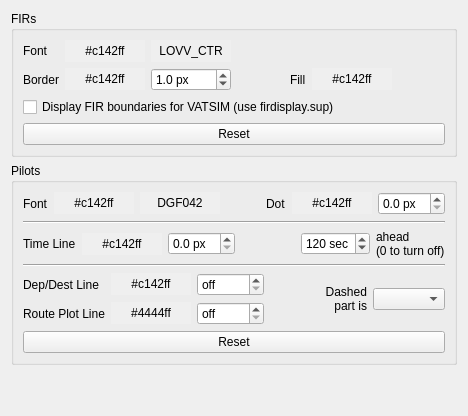
     <widget class="QWidget" name="display3Tab">
      <attribute name="title">
       <string>Display (Activity 2)</string>
      </attribute>
      <layout class="QVBoxLayout" name="verticalLayout_7">
       <item>
        <widget class="QGroupBox" name="groupBoxFirs">
         <property name="title">
          <string>FIRs</string>
         </property>
         <layout class="QVBoxLayout" name="verticalLayout_3">
          <item>
           <layout class="QGridLayout" name="gridLayout_5">
            <item row="1" column="0">
             <widget class="QLabel" name="label_14">
              <property name="text">
               <string>Border</string>
              </property>
              <property name="buddy">
               <cstring>pbFirBorderLineColor</cstring>
              </property>
             </widget>
            </item>
            <item row="1" column="1">
             <widget class="QPushButton" name="pbFirBorderLineColor">
              <property name="autoFillBackground">
               <bool>true</bool>
              </property>
              <property name="text">
               <string>#c142ff</string>
              </property>
              <property name="flat">
               <bool>true</bool>
              </property>
             </widget>
            </item>
            <item row="1" column="2">
             <widget class="QDoubleSpinBox" name="sbFirBorderLineStrength">
              <property name="suffix">
               <string> px</string>
              </property>
              <property name="decimals">
               <number>1</number>
              </property>
              <property name="minimum">
               <double>0.000000000000000</double>
              </property>
              <property name="maximum">
               <double>10.000000000000000</double>
              </property>
              <property name="singleStep">
               <double>0.100000000000000</double>
              </property>
              <property name="value">
               <double>1.000000000000000</double>
              </property>
             </widget>
            </item>
            <item row="1" column="3">
             <spacer name="horizontalSpacer">
              <property name="orientation">
               <enum>Qt::Horizontal</enum>
              </property>
              <property name="sizeHint" stdset="0">
               <size>
                <width>40</width>
                <height>20</height>
               </size>
              </property>
             </spacer>
            </item>
            <item row="1" column="4">
             <widget class="QLabel" name="label_16">
              <property name="text">
               <string>Fill</string>
              </property>
              <property name="buddy">
               <cstring>pbFirFillColor</cstring>
              </property>
             </widget>
            </item>
            <item row="1" column="5">
             <widget class="QPushButton" name="pbFirFillColor">
              <property name="autoFillBackground">
               <bool>true</bool>
              </property>
              <property name="text">
               <string>#c142ff</string>
              </property>
              <property name="flat">
               <bool>true</bool>
              </property>
             </widget>
            </item>
            <item row="1" column="6">
             <spacer name="horizontalSpacer_6">
              <property name="orientation">
               <enum>Qt::Horizontal</enum>
              </property>
              <property name="sizeHint" stdset="0">
               <size>
                <width>40</width>
                <height>20</height>
               </size>
              </property>
             </spacer>
            </item>
            <item row="0" column="0">
             <widget class="QLabel" name="label_17">
              <property name="text">
               <string>Font</string>
              </property>
              <property name="buddy">
               <cstring>pbFirFontColor</cstring>
              </property>
             </widget>
            </item>
            <item row="0" column="1">
             <widget class="QPushButton" name="pbFirFontColor">
              <property name="autoFillBackground">
               <bool>true</bool>
              </property>
              <property name="text">
               <string>#c142ff</string>
              </property>
              <property name="flat">
               <bool>true</bool>
              </property>
             </widget>
            </item>
            <item row="0" column="2">
             <widget class="QPushButton" name="pbFirFont">
              <property name="autoFillBackground">
               <bool>true</bool>
              </property>
              <property name="text">
               <string>LOVV_CTR</string>
              </property>
              <property name="flat">
               <bool>true</bool>
              </property>
             </widget>
            </item>
           </layout>
          </item>
          <item>
           <widget class="QCheckBox" name="cbReadSupFile">
            <property name="toolTip">
             <string>Extends firdisplay.dat.</string>
            </property>
            <property name="text">
             <string>Display FIR boundaries for VATSIM (use firdisplay.sup)</string>
            </property>
           </widget>
          </item>
          <item>
           <widget class="QPushButton" name="buttonResetFir">
            <property name="toolTip">
             <string>Set standard values for all settings in this group.</string>
            </property>
            <property name="text">
             <string>Reset</string>
            </property>
           </widget>
          </item>
         </layout>
        </widget>
       </item>
       <item>
        <widget class="QGroupBox" name="groupBoxPilots">
         <property name="title">
          <string>Pilots</string>
         </property>
         <layout class="QVBoxLayout" name="verticalLayout_6">
          <item>
           <layout class="QGridLayout" name="gridLayout_6">
            <item row="0" column="0">
             <widget class="QLabel" name="label_30">
              <property name="text">
               <string>Font</string>
              </property>
              <property name="buddy">
               <cstring>pbPilotFontColor</cstring>
              </property>
             </widget>
            </item>
            <item row="0" column="1">
             <widget class="QPushButton" name="pbPilotFontColor">
              <property name="autoFillBackground">
               <bool>true</bool>
              </property>
              <property name="text">
               <string>#c142ff</string>
              </property>
              <property name="flat">
               <bool>true</bool>
              </property>
             </widget>
            </item>
            <item row="0" column="3">
             <spacer name="horizontalSpacer_10">
              <property name="orientation">
               <enum>Qt::Horizontal</enum>
              </property>
              <property name="sizeHint" stdset="0">
               <size>
                <width>40</width>
                <height>20</height>
               </size>
              </property>
             </spacer>
            </item>
            <item row="0" column="2">
             <widget class="QPushButton" name="pbPilotFont">
              <property name="autoFillBackground">
               <bool>true</bool>
              </property>
              <property name="text">
               <string>DGF042</string>
              </property>
              <property name="flat">
               <bool>true</bool>
              </property>
             </widget>
            </item>
            <item row="0" column="4">
             <widget class="QLabel" name="label_31">
              <property name="text">
               <string>Dot</string>
              </property>
              <property name="buddy">
               <cstring>pbPilotDotColor</cstring>
              </property>
             </widget>
            </item>
            <item row="0" column="5">
             <widget class="QPushButton" name="pbPilotDotColor">
              <property name="autoFillBackground">
               <bool>true</bool>
              </property>
              <property name="text">
               <string>#c142ff</string>
              </property>
              <property name="flat">
               <bool>true</bool>
              </property>
             </widget>
            </item>
            <item row="0" column="6">
             <widget class="QDoubleSpinBox" name="sbPilotDotSize">
              <property name="suffix">
               <string> px</string>
              </property>
              <property name="decimals">
               <number>1</number>
              </property>
              <property name="maximum">
               <double>10.000000000000000</double>
              </property>
              <property name="singleStep">
               <double>0.100000000000000</double>
              </property>
             </widget>
            </item>
           </layout>
          </item>
          <item>
           <widget class="Line" name="line">
            <property name="orientation">
             <enum>Qt::Horizontal</enum>
            </property>
           </widget>
          </item>
          <item>
           <layout class="QGridLayout" name="gridLayout_14">
            <item row="0" column="0">
             <widget class="QLabel" name="label">
              <property name="sizePolicy">
               <sizepolicy hsizetype="Preferred" vsizetype="Preferred">
                <horstretch>0</horstretch>
                <verstretch>0</verstretch>
               </sizepolicy>
              </property>
              <property name="toolTip">
               <string>Visualizes the current heading and speed of an airplane.</string>
              </property>
              <property name="text">
               <string>Time Line</string>
              </property>
              <property name="buddy">
               <cstring>pbTimeLineColor</cstring>
              </property>
             </widget>
            </item>
            <item row="0" column="1">
             <widget class="QPushButton" name="pbTimeLineColor">
              <property name="autoFillBackground">
               <bool>true</bool>
              </property>
              <property name="text">
               <string>#c142ff</string>
              </property>
              <property name="flat">
               <bool>true</bool>
              </property>
             </widget>
            </item>
            <item row="0" column="2">
             <widget class="QDoubleSpinBox" name="sbTimeLineStrength">
              <property name="suffix">
               <string> px</string>
              </property>
              <property name="decimals">
               <number>1</number>
              </property>
              <property name="maximum">
               <double>10.000000000000000</double>
              </property>
              <property name="singleStep">
               <double>0.100000000000000</double>
              </property>
             </widget>
            </item>
            <item row="0" column="3">
             <spacer name="horizontalSpacer_13">
              <property name="orientation">
               <enum>Qt::Horizontal</enum>
              </property>
              <property name="sizeHint" stdset="0">
               <size>
                <width>40</width>
                <height>20</height>
               </size>
              </property>
             </spacer>
            </item>
            <item row="0" column="4">
             <widget class="QSpinBox" name="spinBoxTimeline">
              <property name="toolTip">
               <string>Length of Time Line. Represents speed of the airplane.</string>
              </property>
              <property name="specialValueText">
               <string>no</string>
              </property>
              <property name="suffix">
               <string> sec</string>
              </property>
              <property name="maximum">
               <number>600</number>
              </property>
              <property name="singleStep">
               <number>10</number>
              </property>
              <property name="value">
               <number>120</number>
              </property>
             </widget>
            </item>
            <item row="0" column="5">
             <widget class="QLabel" name="label_33">
              <property name="text">
               <string>ahead
(0 to turn off)</string>
              </property>
              <property name="buddy">
               <cstring>spinBoxTimeline</cstring>
              </property>
             </widget>
            </item>
           </layout>
          </item>
          <item>
           <widget class="Line" name="line_4">
            <property name="orientation">
             <enum>Qt::Horizontal</enum>
            </property>
           </widget>
          </item>
          <item>
           <layout class="QGridLayout" name="gridLayout_7">
            <item row="1" column="0">
             <widget class="QLabel" name="label_3">
              <property name="sizePolicy">
               <sizepolicy hsizetype="Preferred" vsizetype="Preferred">
                <horstretch>0</horstretch>
                <verstretch>0</verstretch>
               </sizepolicy>
              </property>
              <property name="toolTip">
               <string>Displays straight lines from Departure and to Destination.</string>
              </property>
              <property name="text">
               <string>Dep/Dest Line</string>
              </property>
              <property name="buddy">
               <cstring>pbTrackLineColor</cstring>
              </property>
             </widget>
            </item>
            <item row="1" column="1">
             <widget class="QPushButton" name="pbTrackLineColor">
              <property name="autoFillBackground">
               <bool>true</bool>
              </property>
              <property name="text">
               <string>#c142ff</string>
              </property>
              <property name="flat">
               <bool>true</bool>
              </property>
             </widget>
            </item>
            <item row="2" column="0">
             <widget class="QLabel" name="label_47">
              <property name="toolTip">
               <string>Tries to plot the correct route. Needs Navigation Database!</string>
              </property>
              <property name="text">
               <string>Route Plot Line</string>
              </property>
              <property name="buddy">
               <cstring>pbPlanLineColor</cstring>
              </property>
             </widget>
            </item>
            <item row="2" column="1">
             <widget class="QPushButton" name="pbPlanLineColor">
              <property name="autoFillBackground">
               <bool>true</bool>
              </property>
              <property name="text">
               <string>#4444ff</string>
              </property>
              <property name="flat">
               <bool>true</bool>
              </property>
             </widget>
            </item>
            <item row="1" column="2">
             <widget class="QDoubleSpinBox" name="sbTrackLineStrength">
              <property name="specialValueText">
               <string>off</string>
              </property>
              <property name="suffix">
               <string> px</string>
              </property>
              <property name="decimals">
               <number>1</number>
              </property>
              <property name="maximum">
               <double>10.000000000000000</double>
              </property>
              <property name="singleStep">
               <double>0.100000000000000</double>
              </property>
             </widget>
            </item>
            <item row="2" column="2">
             <widget class="QDoubleSpinBox" name="sbPlanLineStrength">
              <property name="specialValueText">
               <string>off</string>
              </property>
              <property name="suffix">
               <string> px</string>
              </property>
              <property name="decimals">
               <number>1</number>
              </property>
              <property name="maximum">
               <double>10.000000000000000</double>
              </property>
              <property name="singleStep">
               <double>0.100000000000000</double>
              </property>
             </widget>
            </item>
            <item row="1" column="5" rowspan="2">
             <widget class="QComboBox" name="cbDashedFrontAfter">
              <property name="currentIndex">
               <number>-1</number>
              </property>
              <property name="maxVisibleItems">
               <number>2</number>
              </property>
             </widget>
            </item>
            <item row="1" column="4" rowspan="2">
             <widget class="QLabel" name="lblDashed">
              <property name="text">
               <string>Dashed 
part is</string>
              </property>
              <property name="alignment">
               <set>Qt::AlignRight|Qt::AlignTrailing|Qt::AlignVCenter</set>
              </property>
              <property name="buddy">
               <cstring>cbDashedFrontAfter</cstring>
              </property>
             </widget>
            </item>
            <item row="1" column="3">
             <spacer name="horizontalSpacer_15">
              <property name="orientation">
               <enum>Qt::Horizontal</enum>
              </property>
              <property name="sizeHint" stdset="0">
               <size>
                <width>40</width>
                <height>20</height>
               </size>
              </property>
             </spacer>
            </item>
           </layout>
          </item>
          <item>
           <widget class="QPushButton" name="buttonResetPilot">
            <property name="toolTip">
             <string>Set standard values for all settings in this group.</string>
            </property>
            <property name="text">
             <string>Reset</string>
            </property>
           </widget>
          </item>
         </layout>
        </widget>
       </item>
       <item>
        <spacer name="verticalSpacer">
         <property name="orientation">
          <enum>Qt::Vertical</enum>
         </property>
         <property name="sizeHint" stdset="0">
          <size>
           <width>20</width>
           <height>40</height>
          </size>
         </property>
        </spacer>
       </item>
      </layout>
     </widget>
